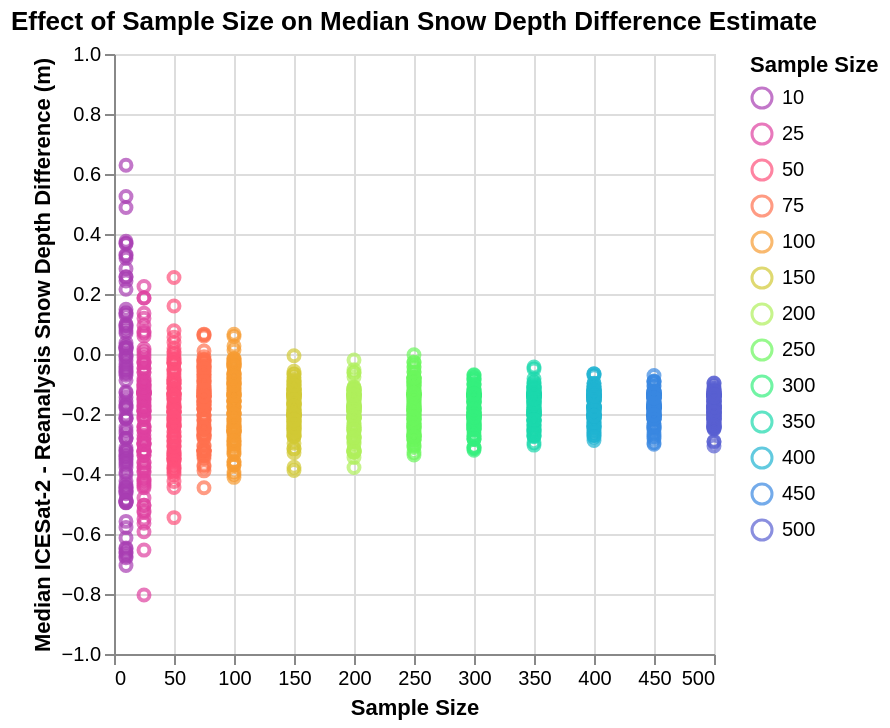

Write notebook code for a chart like this one.
### Code cell
sample_chart = alt.Chart(sample_df).mark_point().encode(
    x=alt.X('sample_size:Q', title='Sample Size'),
    y=alt.Y('median:Q', title='Median ICESat-2 - Reanalysis Snow Depth Difference (m)', scale=alt.Scale(domain=[-1, 1])),
    color=alt.Color('sample_size:O', title='Sample Size', scale=alt.Scale(scheme='rainbow'))
).properties(
    title='Effect of Sample Size on Median Snow Depth Difference Estimate'
)

sample_chart

### Figure 1 — Vega-Lite specification as saved in the notebook (floating-point values rounded to 4 significant figures; data arrays with more than 128 entries replaced by an {"elided": "..."} marker saying what was removed)
{"config": {"view": {"continuousWidth": 300, "continuousHeight": 300}}, "data": {"name": "data-dd082596f5315d220e1e837174cc7d08"}, "mark": {"type": "point"}, "encoding": {"color": {"field": "sample_size", "scale": {"scheme": "rainbow"}, "title": "Sample Size", "type": "ordinal"}, "x": {"field": "sample_size", "title": "Sample Size", "type": "quantitative"}, "y": {"field": "median", "scale": {"domain": [-1, 1]}, "title": "Median ICESat-2 - Reanalysis Snow Depth Difference (m)", "type": "quantitative"}}, "title": "Effect of Sample Size on Median Snow Depth Difference Estimate", "$schema": "https://vega.github.io/schema/vega-lite/v5.20.1.json", "datasets": {"data-dd082596f5315d220e1e837174cc7d08": {"elided": "1300 records"}}}
